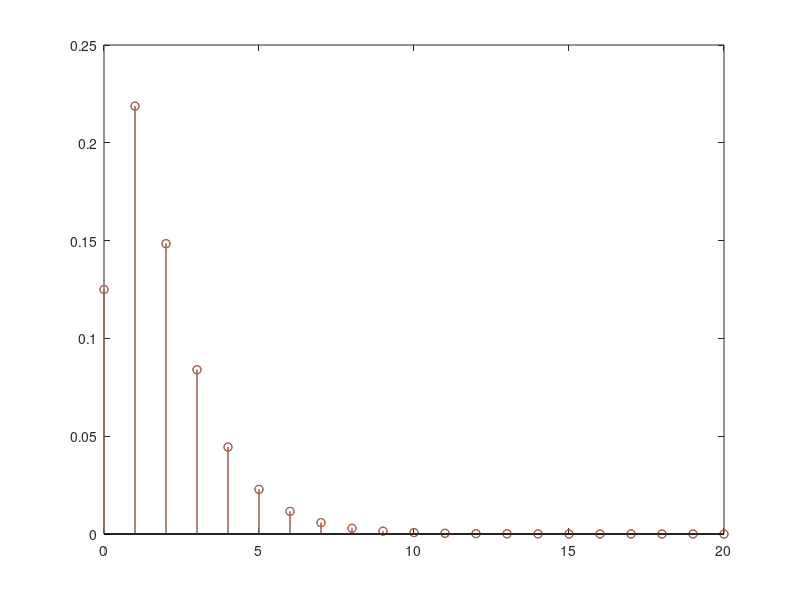
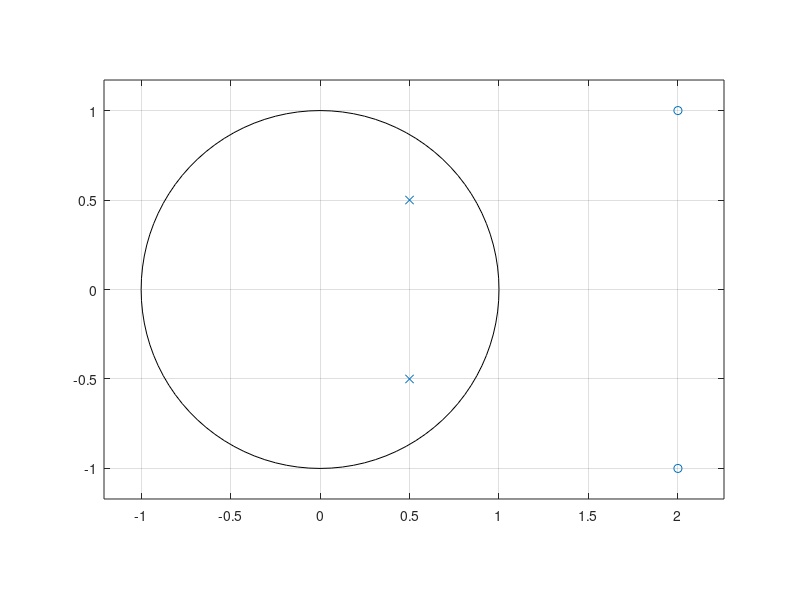
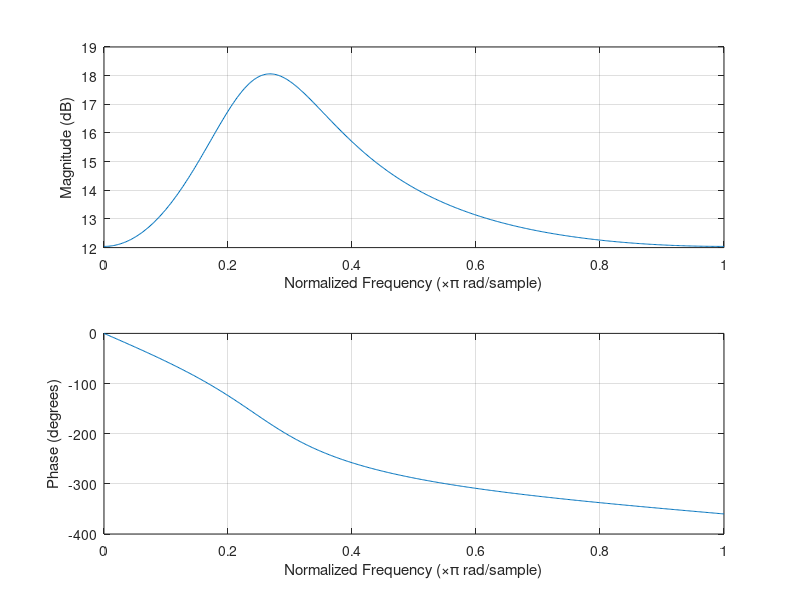
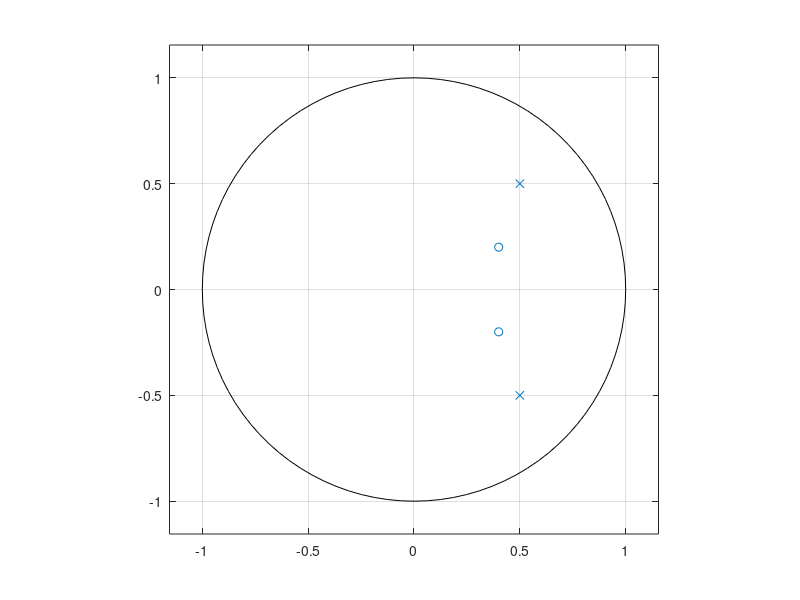

MATLAB code for these plots, in order: (Note: this script raises an error after producing the figures.)
clc; clear all; close all;

roots([4 -7/4 1/4])
roots([1 -3/4 1/8])

zplane([4 -7/4 1/4], [1 -3/4 1/8])

[z, p, k] = residuez([4 -7/4 1/4], [1 -3/4 1/8])

%% jednostranna Z-transformace
clc; clear all; close all;

[z, p, k] = residuez([1/8 1/8], [1 -3/4 1/8])

N = 20;
n = 0:N;

y = (3/4)*(1/2).^n-(5/8)*(1/4).^n;

b = [1];
a = [1 -3/4 1/8];
x = [1; zeros(N, 1)];

% pro matlab filter je potreba prepocitat pocatecni podminky
init_c = filtic(b, a, [-1 1]);
y2 = filter(b, a, x, init_c);  % v praxi je tohle jediny co potrebujes

stem(n, y); hold on; stem(n, y2);

chyba = sum((y-y2').^2)

%% inverzni system
clc; clear all; close all;
roots([1 -4 5])

figure;
zplane([1 -4 5], [1 -1 0.5])
figure;
freqz([1 -4 5], [1 -1 0.5])

% tohle je stabilni a kauzalni, ale nema inverzi

figure;
zplane([5 -4 1], [1 -1 0.5])
figure;
freqz([5 -4 1], [1 -1 0.5])

figure;
phasedelay([1 -4 5], [1 -1 0.5])
hold on
phasedelay([5 -4 1], [1 -1 0.5])